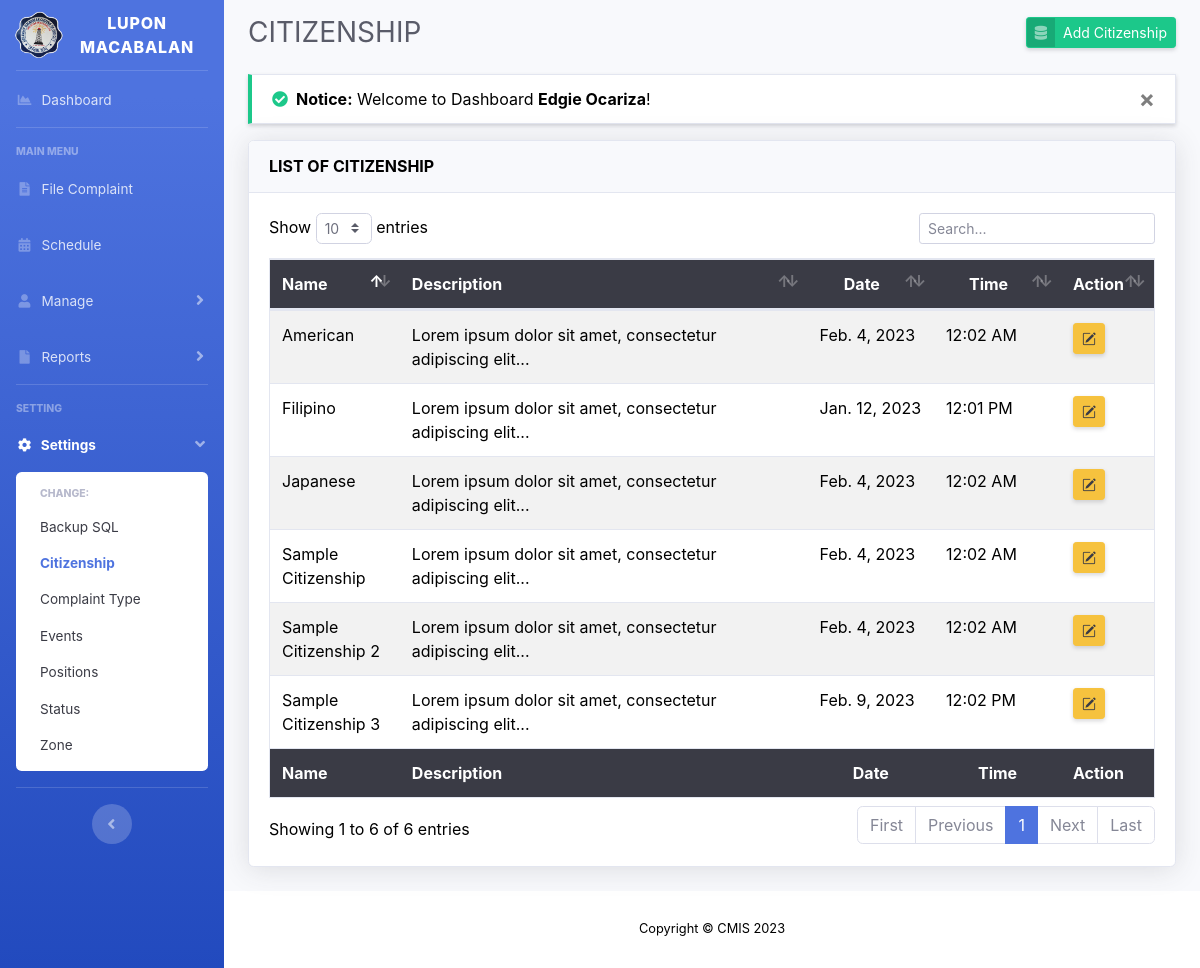
/citizenship.php (signed in), run on an earlier commit of the app's database.
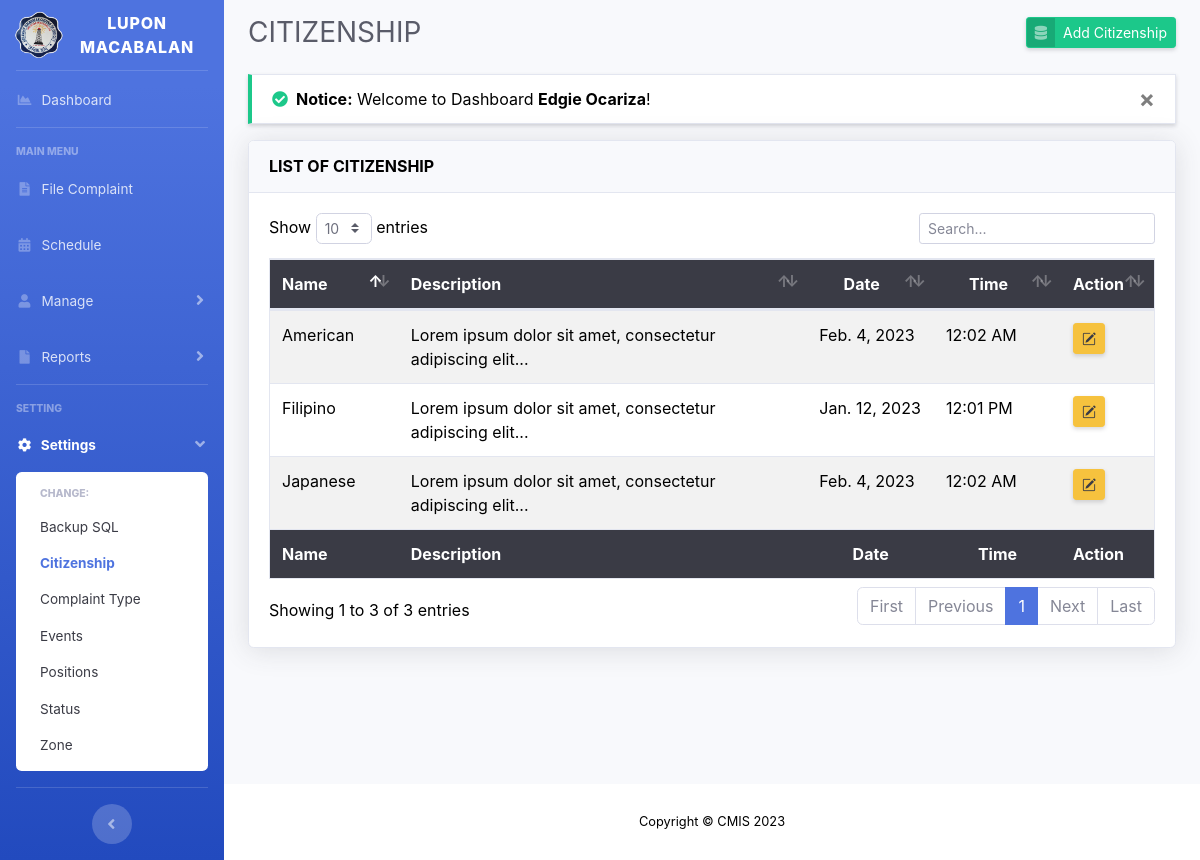
And on a later commit of the database.
### tables this page shows
CREATE TABLE `tbl_citizenship` (
  `citizenship_id` int(10) unsigned NOT NULL AUTO_INCREMENT,
  `citizenship_name` varchar(50) NOT NULL,
  `citizenship_description` text NOT NULL,
  `citizenship_regdatetime` timestamp NOT NULL DEFAULT current_timestamp(),
  PRIMARY KEY (`citizenship_id`)
);

### citizenship.php (the view, shortened to what this page needs)
<?php
include 'layouts/header.php';
include 'config/connection.php';
$citizenship = $connection->query("SELECT * FROM tbl_citizenship");
?>
<div id="content">
	<div class="container-fluid">
		<div class="d-sm-flex align-items-center justify-content-between mb-4">
			<h1 class="h3 mb-0 text-gray-800">CITIZENSHIP</h1>
			<a href="#" class="btn btn-sm btn-success btn-icon-split shadow-sm" data-toggle="modal" data-target="#addCitizenshipModal">
				<span class="icon text-white-50 d-none d-sm-inline-block">
					<i class="fas fa-database"></i>
				</span>
				<span class="text">Add Citizenship</span>
			</a>
		</div>
		<?php include 'config/message.php'; ?>
		<div class="card shadow mb-4">
			<div class="card-header py-3">
              	<h6 class="m-0 font-weight-bold">LIST OF CITIZENSHIP</h6>
            </div>
            <div class="card-body">
            	<div class="table-responsive">
            		<table class="table table-striped border text-dark" id="table_asc" width="100%">
            			<thead class="bg-gray-900 text-white">
            				<tr>
								<th style="width: 15%">Name</th>
								<th style="width: 50%">Description</th>
								<th class="text-center" style="width: 15%" data-toggle="tooltip" title="Date Added">Date</th>
								<th class="text-center" style="width: 15%" data-toggle="tooltip" title="Time Added">Time</th>
								<th style="width: 5%">Action</th>
            				</tr>
            			</thead>
            			<tbody>
            				<?php
							if ($citizenship->num_rows > 0) {
								while ($row = $citizenship->fetch_assoc()) {
									?>
									<tr>
										<td><?= $row['citizenship_name'] ?></td>
										<td><?php if(strlen($row['citizenship_description']) >= 55): echo substr($row['citizenship_description'], 0, 55) . '...'; else: echo $row['citizenship_description']; endif; ?></td>
										<td><?= date('M. j, Y', strtotime($row['citizenship_regdatetime'])) ?></td>
										<td><?= date('h:m A', strtotime($row['citizenship_regdatetime'])) ?></td>
										<td><a href="" class="btn btn-warning btn-sm shadow-sm" data-toggle="modal" data-target="#editCitizenshipModal<?= $row['citizenship_id'] ?>" data-toggle="tooltip" title="Edit"><i class="bi bi-pencil-square text-gray-900"></i></a></td>
									</tr>
									<?php
								}
							}
							?>
            			</tbody>
            			<tfoot class="bg-gray-900 text-white">
            				<tr>
								<th style="width: 15%">Name</th>
								<th style="width: 50%">Description</th>
								<th class="text-center" style="width: 15%" data-toggle="tooltip" title="Date Added">Date</th>
								<th class="text-center" style="width: 15%" data-toggle="tooltip" title="Time Added">Time</th>
								<th style="width: 5%">Action</th>
            				</tr>
            			</tfoot>
            		</table>
            	</div>
            </div>
		</div>
	</div>
</div>
<?php
include 'layouts/footer.php';
?>

What changed in the data, as far as the page shows it:
removed tbl_citizenship: citizenship_name "Sample Citizenship", citizenship_description "Lorem ipsum dolor sit amet, consectetur adipiscing elit", citizenship_regdatetime "Feb. 4, 2023", citizenship_regdatetime "12:02 AM"
removed tbl_citizenship: citizenship_name "Sample Citizenship 2", citizenship_description "Lorem ipsum dolor sit amet, consectetur adipiscing elit", citizenship_regdatetime "Feb. 4, 2023", citizenship_regdatetime "12:02 AM"
removed tbl_citizenship: citizenship_name "Sample Citizenship 3", citizenship_description "Lorem ipsum dolor sit amet, consectetur adipiscing elit", citizenship_regdatetime "Feb. 9, 2023", citizenship_regdatetime "12:02 PM"
Also different on the page:
text written by a page script: "Show entries Showing 1 to 6 of 6 entries First Previous 1 Next Last" → "Show entries Showing 1 to 3 of 3 entries First Previous 1 Next Last"
